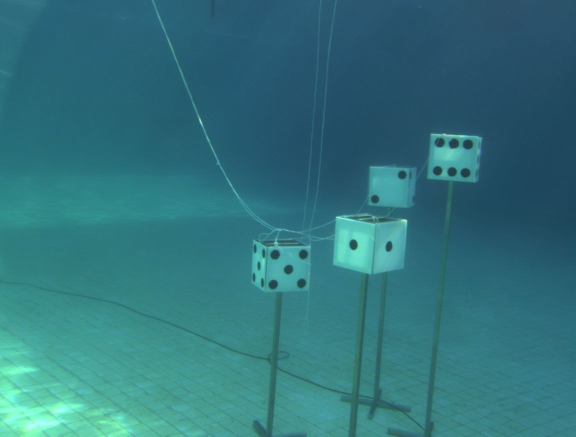
#> input picture zeabus_vision/src/shoot_craps/images/169.jpg, 1152 x 874 px (shown at 1/2 size)
$ python -i lib.py   (imports and definitions only)
#> lines starting #> are read from the running program, lines starting #| are printed output that depends on the picture
#> further down, picture is the input picture: shape (874, 1152, 3); mean B, G, R 124.4, 115.5, 48.8
'''
    File name: lib.py
    Author: zeabus2018
    Date created: 05/27/2018
    Python Version: 3.6.1
'''
import math
import numpy as np
import cv2 as cv
import constant_dice as CONST

'''
    Get index of point on dice.
     ___ ___ ___
    |_1_|_2_|_3_|
    |_4_|_5_|_6_|
    |_7_|_8_|_9_|

'''


# [9 lines left out: function get_kernel, not called in this run]


def clahe(imgBGR):
    lab = cv.cvtColor(imgBGR, cv.COLOR_BGR2Lab)
#> lab: shape (874, 1152, 3); mean of channels 0, 1, 2 114.1, 110.4, 116.5
    l, a, b = cv.split(lab)
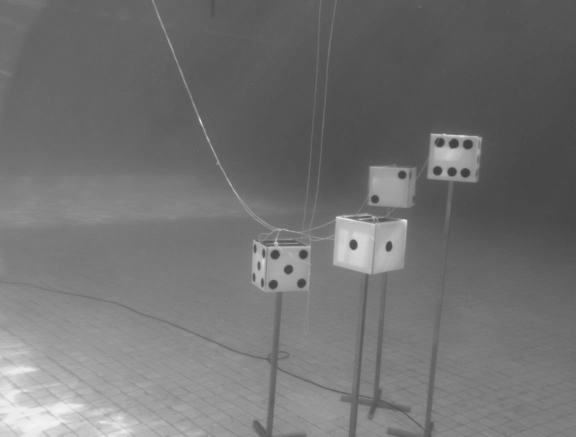
#> l: shape (874, 1152) (shown at 1/2 size); min 57, max 243, mean 114.1
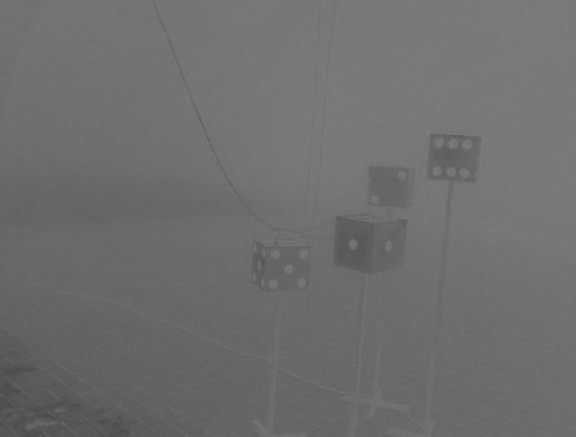
#> a: shape (874, 1152) (shown at 1/2 size); min 73, max 127, mean 110.4
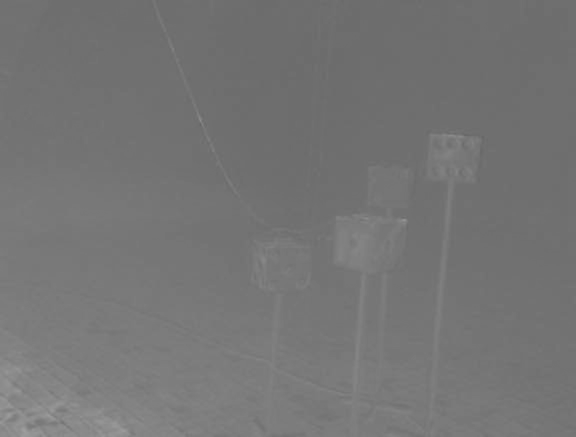
#> b: shape (874, 1152) (shown at 1/2 size); min 100, max 159, mean 116.5
    clahe = cv.createCLAHE(clipLimit=2.0, tileGridSize=(8, 8))
    l = clahe.apply(l)
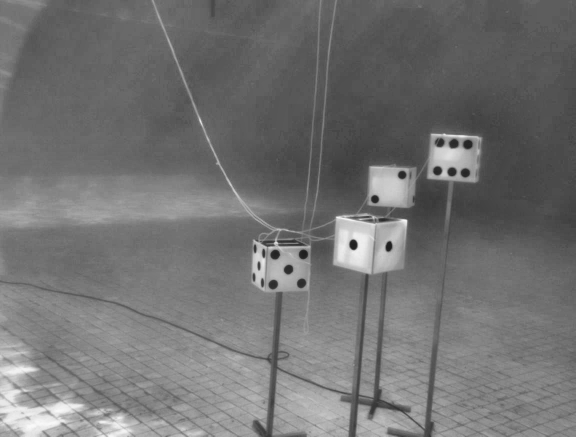
#> l: shape (874, 1152) (shown at 1/2 size); min 28, max 250, mean 114.1
    lab = cv.merge((l, a, b))
#> lab: shape (874, 1152, 3); mean of channels 0, 1, 2 114.1, 110.4, 116.5
    resBGR = cv.cvtColor(lab, cv.COLOR_Lab2BGR)
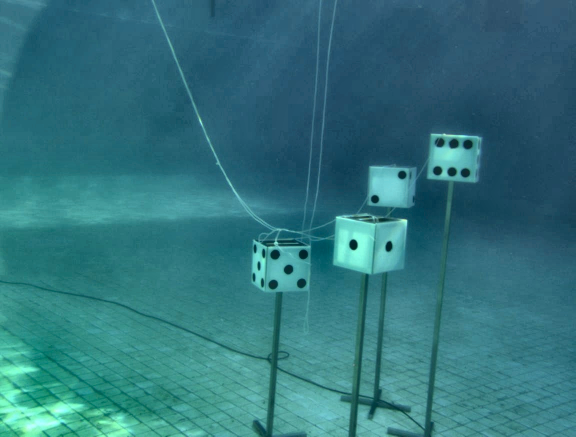
#> resBGR: shape (874, 1152, 3) (shown at 1/2 size); mean B, G, R 124.6, 115.7, 48.4
    return resBGR


# [43 lines left out: functions adjust_gamma, color_mapping, inRangeBGR, not called in this run]

>>> import cv2
>>> picture = cv2.imread('images/169.jpg')
>>> result = clahe(picture)

$ run again, on zeabus_vision/src/shoot_craps/images/177.jpg
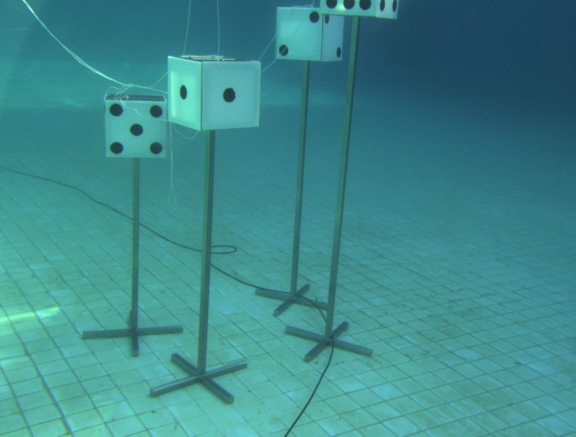
#> input picture zeabus_vision/src/shoot_craps/images/177.jpg, 1152 x 874 px (shown at 1/2 size)
#> picture is the input picture: shape (874, 1152, 3); mean B, G, R 139.4, 137.8, 60.6
#> in clahe, `l = clahe.apply(l)`:
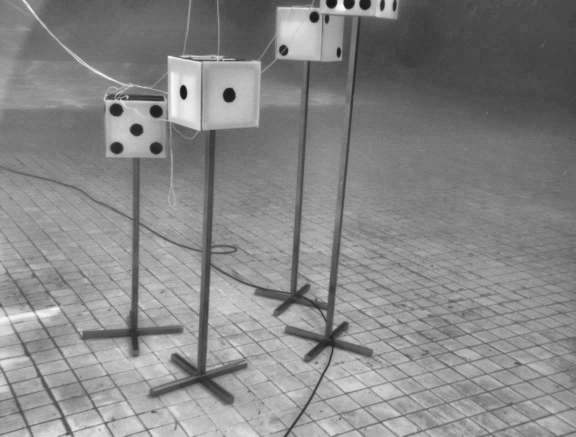
#> l: shape (874, 1152) (shown at 1/2 size); min 18, max 249, mean 134.4
#> in clahe, `resBGR = cv.cvtColor(lab, cv.COLOR_Lab2BGR)`:
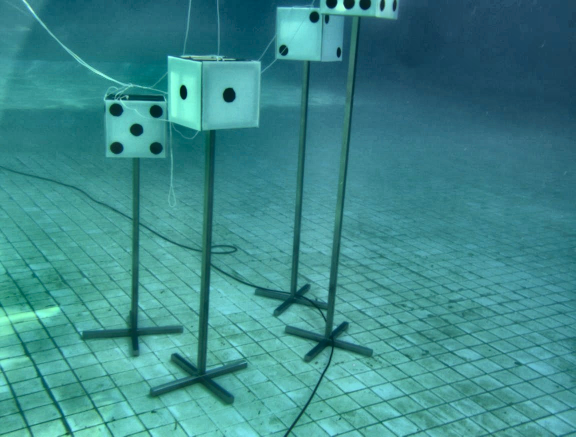
#> resBGR: shape (874, 1152, 3) (shown at 1/2 size); mean B, G, R 139.8, 138.2, 60.4

$ run again, on zeabus_vision/src/shoot_craps/images/183.jpg
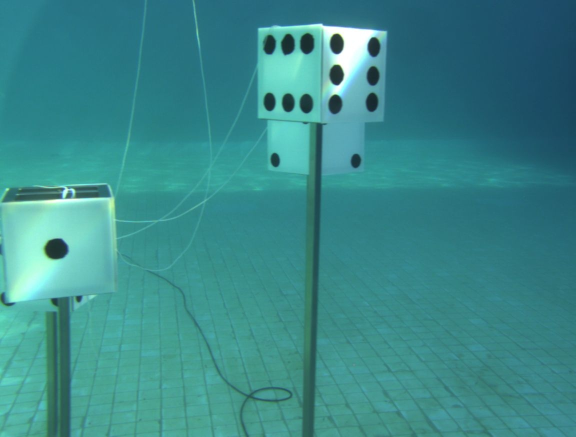
#> input picture zeabus_vision/src/shoot_craps/images/183.jpg, 1152 x 874 px (shown at 1/2 size)
#> picture is the input picture: shape (874, 1152, 3); mean B, G, R 138, 137.1, 57.5
#> in clahe, `l = clahe.apply(l)`:
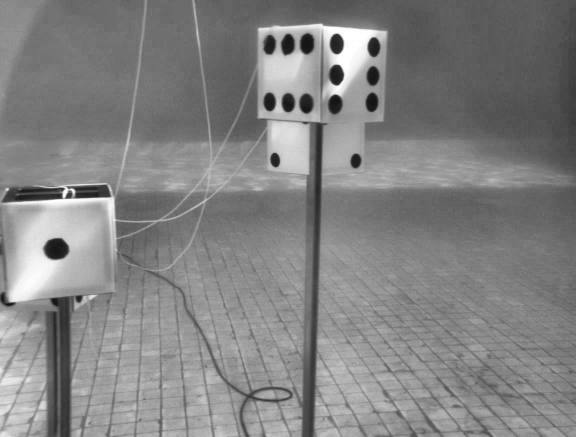
#> l: shape (874, 1152) (shown at 1/2 size); min 17, max 255, mean 130.6
#> in clahe, `resBGR = cv.cvtColor(lab, cv.COLOR_Lab2BGR)`:
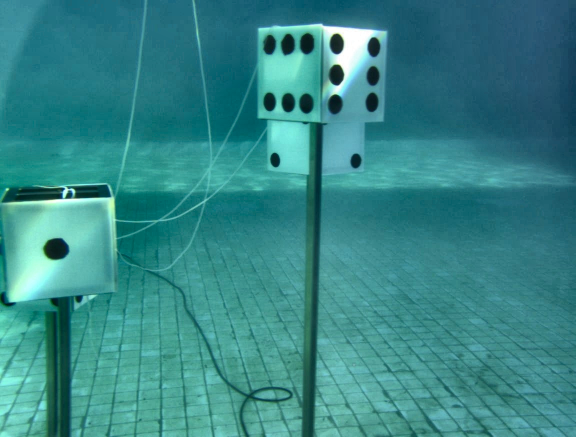
#> resBGR: shape (874, 1152, 3) (shown at 1/2 size); mean B, G, R 135.2, 134.3, 53.2
